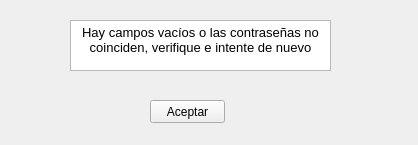
<?xml version="1.0" encoding="UTF-8"?>
<ui version="4.0">
 <class>ErrorRegistro</class>
 <widget class="QMainWindow" name="ErrorRegistro">
  <property name="geometry">
   <rect>
    <x>0</x>
    <y>0</y>
    <width>418</width>
    <height>145</height>
   </rect>
  </property>
  <property name="windowTitle">
   <string>MainWindow</string>
  </property>
  <widget class="QWidget" name="centralwidget">
   <widget class="QTextBrowser" name="textBrowser">
    <property name="geometry">
     <rect>
      <x>70</x>
      <y>20</y>
      <width>261</width>
      <height>51</height>
     </rect>
    </property>
    <property name="html">
     <string>&lt;!DOCTYPE HTML PUBLIC &quot;-//W3C//DTD HTML 4.0//EN&quot; &quot;http://www.w3.org/TR/REC-html40/strict.dtd&quot;&gt;
&lt;html&gt;&lt;head&gt;&lt;meta name=&quot;qrichtext&quot; content=&quot;1&quot; /&gt;&lt;style type=&quot;text/css&quot;&gt;
p, li { white-space: pre-wrap; }
&lt;/style&gt;&lt;/head&gt;&lt;body style=&quot; font-family:'MS Shell Dlg 2'; font-size:8.25pt; font-weight:400; font-style:normal;&quot;&gt;
&lt;p align=&quot;center&quot; style=&quot; margin-top:0px; margin-bottom:0px; margin-left:0px; margin-right:0px; -qt-block-indent:0; text-indent:0px;&quot;&gt;&lt;span style=&quot; font-size:10pt;&quot;&gt;Hay campos vacíos o las contraseñas no coinciden, verifique e intente de nuevo&lt;/span&gt;&lt;/p&gt;&lt;/body&gt;&lt;/html&gt;</string>
    </property>
   </widget>
   <widget class="QPushButton" name="pushButton">
    <property name="geometry">
     <rect>
      <x>150</x>
      <y>100</y>
      <width>75</width>
      <height>23</height>
     </rect>
    </property>
    <property name="text">
     <string>Aceptar</string>
    </property>
   </widget>
  </widget>
 </widget>
 <resources/>
 <connections/>
</ui>
